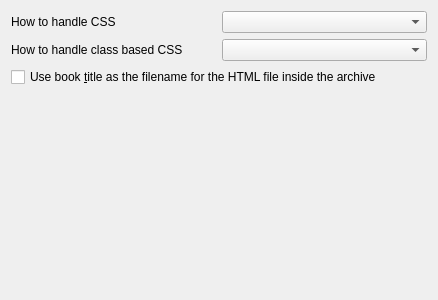
<?xml version="1.0" encoding="UTF-8"?>
<ui version="4.0">
 <class>Form</class>
 <widget class="QWidget" name="Form">
  <property name="geometry">
   <rect>
    <x>0</x>
    <y>0</y>
    <width>438</width>
    <height>300</height>
   </rect>
  </property>
  <property name="windowTitle">
   <string>Form</string>
  </property>
  <layout class="QGridLayout" name="gridLayout">
   <item row="3" column="0">
    <spacer name="verticalSpacer">
     <property name="orientation">
      <enum>Qt::Vertical</enum>
     </property>
     <property name="sizeHint" stdset="0">
      <size>
       <width>20</width>
       <height>246</height>
      </size>
     </property>
    </spacer>
   </item>
   <item row="1" column="1">
    <widget class="QComboBox" name="opt_htmlz_class_style"/>
   </item>
   <item row="0" column="0">
    <widget class="QLabel" name="label">
     <property name="text">
      <string>How to handle CSS</string>
     </property>
     <property name="buddy">
      <cstring>opt_htmlz_css_type</cstring>
     </property>
    </widget>
   </item>
   <item row="0" column="1">
    <widget class="QComboBox" name="opt_htmlz_css_type">
     <property name="minimumContentsLength">
      <number>20</number>
     </property>
    </widget>
   </item>
   <item row="1" column="0">
    <widget class="QLabel" name="label_2">
     <property name="text">
      <string>How to handle class based CSS</string>
     </property>
    </widget>
   </item>
   <item row="2" column="0" colspan="2">
    <widget class="QCheckBox" name="opt_htmlz_title_filename">
     <property name="text">
      <string>Use book &amp;title as the filename for the HTML file inside the archive</string>
     </property>
    </widget>
   </item>
  </layout>
 </widget>
 <resources/>
 <connections/>
</ui>
